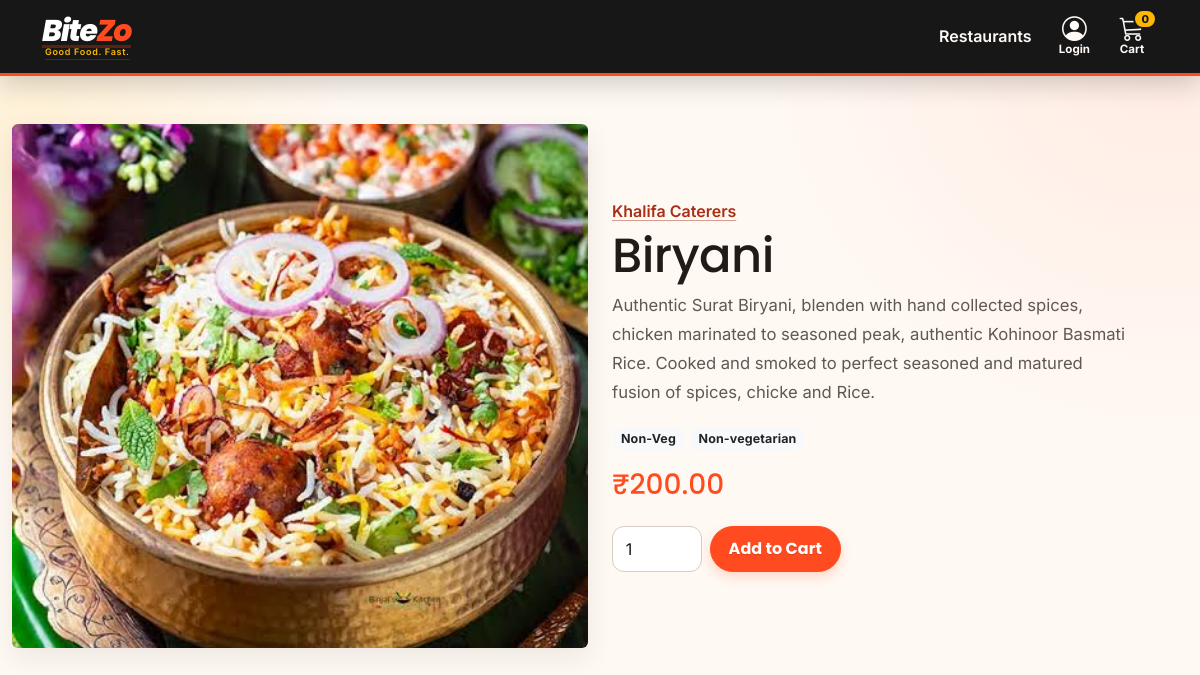
The page /food/1/ on the database its author committed.
### products/models.py (models this page shows, shortened)
class Product(models.Model):
    DIETARY_CHOICES = [
        ("veg", "Vegetarian"),
        ("non_veg", "Non-vegetarian"),
        ("unknown", "Not specified"),
    ]
    restaurant = models.CharField(max_length=1000)
    restaurant_ref = models.ForeignKey(
        Restaurant, on_delete=models.SET_NULL, null=True, blank=True,
        related_name="products",
    )
    category = models.ForeignKey(
        Category, on_delete=models.SET_NULL, null=True, blank=True,
        related_name="products",
    )
    dietary_type = models.CharField(
        max_length=10, choices=DIETARY_CHOICES, default="unknown"
    )
    name = models.CharField(max_length=1000)
    description = models.TextField(
        blank=True
    )
    price = models.DecimalField(
        max_digits=10,
        decimal_places=2
    )
    image = models.ImageField(
        upload_to="products/",
        blank=True,
        null=True
    )
    is_available = models.BooleanField(
        default=True
    )
    created_at = models.DateTimeField(
        auto_now_add=True
    )

class Restaurant(models.Model):
    name = models.CharField(max_length=150, unique=True)
    description = models.TextField(blank=True)
    image = models.ImageField(upload_to="restaurants/", blank=True, null=True)
    delivery_time = models.CharField(max_length=50, default="30-40 min")
    address = models.TextField(blank=True)
    phone = models.CharField(max_length=20, blank=True)
    opening_time = models.TimeField(null=True, blank=True)
    closing_time = models.TimeField(null=True, blank=True)
    is_active = models.BooleanField(default=True)
    is_cloud_kitchen = models.BooleanField(
        default=False,
        verbose_name="cloud kitchen",
        help_text="Show this kitchen on the GharKaKhana tab.",
    )

class Category(models.Model):
    name = models.CharField(max_length=80, unique=True)
    slug = models.SlugField(unique=True)
    image = models.ImageField(upload_to="categories/", blank=True, null=True)
    class Meta:
        ordering = ["name"]
    def __str__(self):
        return self.name

### products/views.py (the view)
# urls.py: path("food/<int:id>/", views.product_detail, name="product_detail"),
def product_detail(request, id):
    product = get_object_or_404(Product.objects.select_related("restaurant_ref", "category"), id=id)
    is_favorite = request.user.is_authenticated and Favorite.objects.filter(
        user=request.user, product=product
    ).exists()
    return render(request, "products/product_detail.html", {
        "product": product, "is_favorite": is_favorite,
    })

### templates/products/product_detail.html (shortened to what this page needs)
{% extends "base.html" %}
{% block content %}
<div class="row g-4 product-detail"><div class="col-lg-6">{% if product.image %}<img src="{{ product.image.url }}" class="img-fluid rounded shadow-sm w-100 product-detail-image" alt="{{ product.name }}">{% else %}<div class="bg-light rounded p-5 text-center display-1"><i class="bi bi-egg-fried"></i></div>{% endif %}</div>
<div class="col-lg-6 product-detail-copy"><p class="text-muted mb-1">{% if product.restaurant_ref %}<a href="{% url 'restaurant_detail' product.restaurant_ref.id %}">{{ product.restaurant_ref.name }}</a>{% else %}{{ product.restaurant }}{% endif %}</p><h1>{{ product.name }}</h1><p>{{ product.description|default:"Delicious and freshly prepared for you." }}</p><p><span class="badge bg-light text-dark">{{ product.category|default:"Other" }}</span> <span class="badge bg-light text-dark">{{ product.get_dietary_type_display }}</span></p><h3 class="text-danger mb-4">&#8377;{{ product.price }}</h3>
{% if product.is_available %}<form method="post" action="{% url 'cart_add' %}" class="d-flex gap-2">{% csrf_token %}<input type="hidden" name="product_id" value="{{ product.id }}"><input type="number" name="quantity" value="1" min="1" max="20" class="form-control" style="max-width:90px"><button class="btn btn-danger">Add to Cart</button></form>{% else %}<button class="btn btn-secondary" disabled>Unavailable</button>{% endif %}
</div></div>
{% endblock %}

### static/css/styles.css (style rules this page uses)
:root { --bitezo-orange: #ff4b1f; --bitezo-orange-dark: #e63c14; --bitezo-yellow: #ffb703; --bitezo-charcoal: #171717; --bitezo-cream: #fff9f3; --bitezo-gray: #6e6e6e; --bitezo-line: #f0e5dc; }
body { background-color: var(--bitezo-cream); color: var(--bitezo-charcoal); font-family: "Inter", Arial, sans-serif; }
h1, h2, h3, h4, h5, h6, .navbar-brand, .btn, .page-title { font-family: "Poppins", Arial, sans-serif; }
a { text-decoration: none; }
.btn { border-radius: 999px; font-weight: 700; padding: .55rem 1.1rem; transition: transform .28s cubic-bezier(.22, 1, .36, 1), box-shadow .28s ease, background-color .28s ease, border-color .28s ease; }
.btn-danger, .btn-primary { background: var(--bitezo-orange); border-color: var(--bitezo-orange); color: #fff; box-shadow: 0 5px 12px rgba(255, 75, 31, .2); }
.text-danger { color: var(--bitezo-orange) !important; }
.form-control, .form-select { border-radius: 12px; border-color: var(--bitezo-line); padding: .65rem .8rem; }
.bitezo-theme { min-height: 100vh; background: radial-gradient(circle at 100% 0, rgba(255, 183, 3, .11), transparent 27rem), var(--bitezo-cream); }
.bitezo-theme a { color: var(--bitezo-orange); }
.bitezo-theme .page-title, .bitezo-theme h1, .bitezo-theme h2 { letter-spacing: -.55px; }
.bitezo-theme .text-muted { color: var(--bitezo-gray) !important; }
.bitezo-theme .shadow-sm, .bitezo-theme .shadow { box-shadow: 0 10px 28px rgba(42, 30, 21, .08) !important; }
.bitezo-theme .badge { border-radius: 999px; font-weight: 700; padding: .48em .72em; }
.bitezo-theme { line-height: 1.55; }
.bitezo-theme p, .bitezo-theme .text-muted { line-height: 1.6; }
.bitezo-theme .text-muted { color: #5f5a56 !important; }
.bitezo-theme a:not(.btn):not(.nav-link) { color: #bf3619; font-weight: 600; text-underline-offset: .16em; }
.bitezo-theme :is(a, button, input, select, textarea):focus-visible { outline: 3px solid var(--bitezo-yellow); outline-offset: 3px; box-shadow: 0 0 0 5px rgba(23, 23, 23, .8) !important; }
.bitezo-theme .btn { min-height: 42px; display: inline-flex; align-items: center; justify-content: center; gap: .35rem; }
.bitezo-theme .btn-danger, .bitezo-theme .btn-primary { color: #fff; text-shadow: 0 1px 1px rgba(0, 0, 0, .14); }
.bitezo-theme .form-control, .bitezo-theme .form-select, .bitezo-theme textarea { background-color: #fff; color: var(--bitezo-charcoal); min-height: 44px; border-width: 1.5px; }
.bitezo-theme .form-control::placeholder { color: #746d68; opacity: 1; }
.bitezo-theme .badge { letter-spacing: .01em; }
:root { --bitezo-ink: #211b18; --bitezo-surface: #ffffff; --bitezo-muted: #655f5a; --bitezo-orange-deep: #bd3217; }
.bitezo-theme { color: var(--bitezo-ink); background: radial-gradient(circle at 3% 18%, rgba(255, 183, 3, .12), transparent 20rem), radial-gradient(circle at 97% 4%, rgba(255, 75, 31, .08), transparent 25rem), var(--bitezo-cream); }
.bitezo-theme .form-control, .bitezo-theme .form-select { border-color: #d8ccc2; box-shadow: none; }
.product-detail-image { aspect-ratio: 1.1 / 1; object-fit: cover; }
.product-detail-copy { align-self: center; max-width: 540px; }
.product-detail-copy h1 { font-size: clamp(2rem, 4vw, 3.25rem); line-height: 1.12; }
.product-detail-copy > p:not(.text-muted) { color: var(--bitezo-muted); font-size: 1.04rem; line-height: 1.75; }
:root { --bitezo-text: #211b18; --bitezo-text-muted: #5f5954; --bitezo-border-strong: #b9aba0; --bitezo-focus: #8d2c16; }
.bitezo-theme { color: var(--bitezo-text); }
.bitezo-theme :is(p, .text-muted, .product-description, .why-card p) { color: var(--bitezo-text-muted); }
.bitezo-theme *, .bitezo-theme *::before, .bitezo-theme *::after { animation: none !important; }
.bitezo-theme .btn, .bitezo-theme .nav-link, .bitezo-theme .dropdown-item, .bitezo-theme .card, .bitezo-theme .category-card, .bitezo-theme .form-control, .bitezo-theme .form-select, .bitezo-theme .form-check-input, .bitezo-theme .restaurant-gallery img { transition: background-color .16s ease, border-color .16s ease, color .16s ease, box-shadow .16s ease, opacity .16s ease; }
.bitezo-theme a:not(.btn):not(.nav-link) { color: #a92e15; text-decoration: underline; text-decoration-color: rgba(169, 46, 21, .45); }
.bitezo-theme :is(a, button, input, select, textarea):focus-visible { outline: 3px solid #ffb703; outline-offset: 2px; box-shadow: 0 0 0 5px rgba(33, 27, 24, .72) !important; }

### rows shown on the page
Product: image (picture), restaurant_ref.name "Khalifa Caterers", name "Biryani", description "Authentic Surat Biryani, blenden with hand collected spices, chicken marinated to seasoned peak, authentic Kohinoor Basmati Rice. Cooked and smoked to perfect seasoned and matured fusion of spices, chicke and Rice.", category "Non-Veg", dietary_type "Non-vegetarian", price "200.00"

### other values the page prints
{{ request.session.cart_count|default:0 }} "0"
